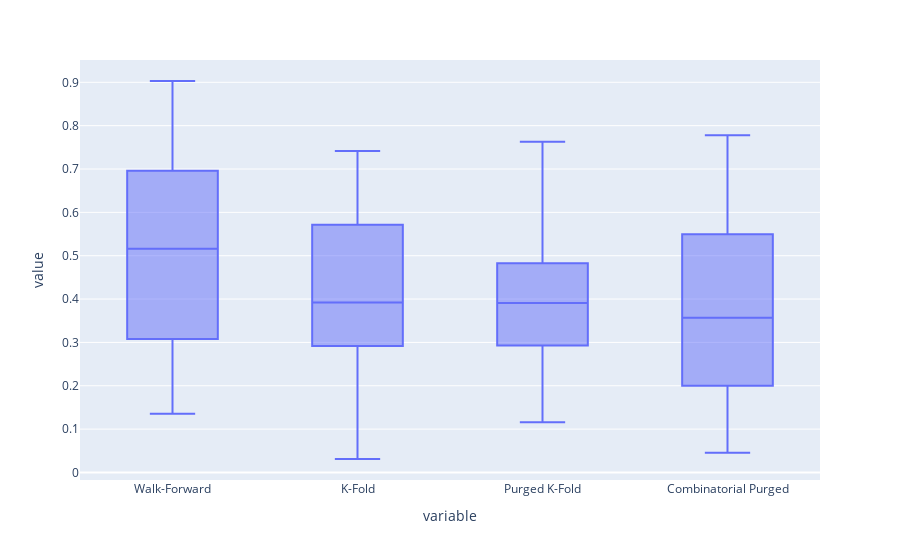
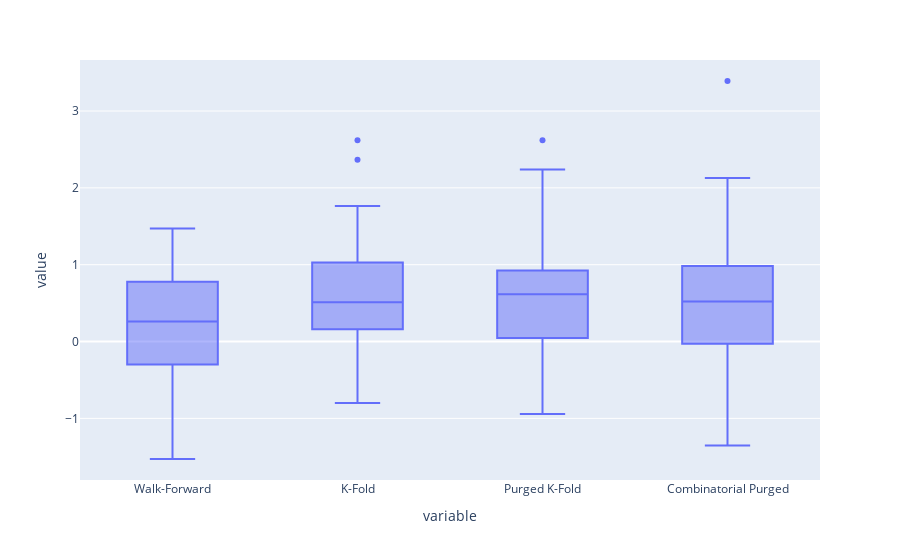

Notebook code cell kept with these figures, in order:
### Code cell
import plotly.express as px
px.box(pbo).show()
px.box(deflated_sr)

### Figure 1 — Plotly figure (JSON) as saved in the notebook; plotly's stock layout.template omitted (floating-point values rounded to 4 significant figures)
{"data": [{"alignmentgroup": "True", "hovertemplate": "variable=%{x}<br>value=%{y}<extra></extra>", "legendgroup": "", "marker": {"color": "#636efa"}, "name": "", "notched": false, "offsetgroup": "", "orientation": "v", "showlegend": false, "type": "box", "x": ["Walk-Forward", "Walk-Forward", "Walk-Forward", "Walk-Forward", "Walk-Forward", "Walk-Forward", "Walk-Forward", "Walk-Forward", "Walk-Forward", "Walk-Forward", "Walk-Forward", "Walk-Forward", "Walk-Forward", "Walk-Forward", "Walk-Forward", "Walk-Forward", "Walk-Forward", "Walk-Forward", "Walk-Forward", "Walk-Forward", "Walk-Forward", "Walk-Forward", "Walk-Forward", "Walk-Forward", "Walk-Forward", "Walk-Forward", "Walk-Forward", "Walk-Forward", "Walk-Forward", "Walk-Forward", "K-Fold", "K-Fold", "K-Fold", "K-Fold", "K-Fold", "K-Fold", "K-Fold", "K-Fold", "K-Fold", "K-Fold", "K-Fold", "K-Fold", "K-Fold", "K-Fold", "K-Fold", "K-Fold", "K-Fold", "K-Fold", "K-Fold", "K-Fold", "K-Fold", "K-Fold", "K-Fold", "K-Fold", "K-Fold", "K-Fold", "K-Fold", "K-Fold", "K-Fold", "K-Fold", "Purged K-Fold", "Purged K-Fold", "Purged K-Fold", "Purged K-Fold", "Purged K-Fold", "Purged K-Fold", "Purged K-Fold", "Purged K-Fold", "Purged K-Fold", "Purged K-Fold", "Purged K-Fold", "Purged K-Fold", "Purged K-Fold", "Purged K-Fold", "Purged K-Fold", "Purged K-Fold", "Purged K-Fold", "Purged K-Fold", "Purged K-Fold", "Purged K-Fold", "Purged K-Fold", "Purged K-Fold", "Purged K-Fold", "Purged K-Fold", "Purged K-Fold", "Purged K-Fold", "Purged K-Fold", "Purged K-Fold", "Purged K-Fold", "Purged K-Fold", "Combinatorial Purged", "Combinatorial Purged", "Combinatorial Purged", "Combinatorial Purged", "Combinatorial Purged", "Combinatorial Purged", "Combinatorial Purged", "Combinatorial Purged", "Combinatorial Purged", "Combinatorial Purged", "Combinatorial Purged", "Combinatorial Purged", "Combinatorial Purged", "Combinatorial Purged", "Combinatorial Purged", "Combinatorial Purged", "Combinatorial Purged", "Combinatorial Purged", "Combinatorial Purged", "Combinatorial Purged", "Combinatorial Purged", "Combinatorial Purged", "Combinatorial Purged", "Combinatorial Purged", "Combinatorial Purged", "Combinatorial Purged", "Combinatorial Purged", "Combinatorial Purged", "Combinatorial Purged", "Combinatorial Purged"], "x0": " ", "xaxis": "x", "y": [0.6137, 0.7537, 0.1961, 0.5247, 0.3182, 0.1511, 0.7835, 0.8357, 0.6595, 0.7377, 0.5076, 0.3047, 0.6845, 0.6959, 0.903, 0.631, 0.469, 0.2461, 0.5061, 0.798, 0.6265, 0.3078, 0.8923, 0.2176, 0.3249, 0.4019, 0.2589, 0.1354, 0.5892, 0.4614, 0.6967, 0.5715, 0.03108, 0.7268, 0.5179, 0.4723, 0.6141, 0.2918, 0.7413, 0.6122, 0.3503, 0.305, 0.3941, 0.2364, 0.533, 0.3711, 0.6584, 0.3312, 0.4493, 0.402, 0.2935, 0.1292, 0.3605, 0.1068, 0.2465, 0.3904, 0.6501, 0.2366, 0.06605, 0.4986, 0.274, 0.7626, 0.1157, 0.5123, 0.2664, 0.4309, 0.5743, 0.3509, 0.6781, 0.3064, 0.2759, 0.2295, 0.4825, 0.3963, 0.5274, 0.3409, 0.3859, 0.4453, 0.4291, 0.4256, 0.7481, 0.1267, 0.5047, 0.2929, 0.3305, 0.4608, 0.4395, 0.3751, 0.1184, 0.323, 0.5425, 0.5751, 0.08586, 0.6446, 0.1705, 0.3795, 0.6483, 0.7779, 0.6516, 0.3867, 0.3879, 0.2147, 0.2932, 0.3423, 0.2382, 0.3716, 0.1646, 0.2382, 0.7643, 0.42, 0.5493, 0.1952, 0.2256, 0.3152, 0.2001, 0.04988, 0.6359, 0.1887, 0.04553, 0.5417], "y0": " ", "yaxis": "y"}], "layout": {"boxmode": "group", "legend": {"tracegroupgap": 0}, "margin": {"t": 60}, "xaxis": {"anchor": "y", "domain": [0, 1], "title": {"text": "variable"}}, "yaxis": {"anchor": "x", "domain": [0, 1], "title": {"text": "value"}}}}

### Figure 2 — Plotly figure (JSON) as saved in the notebook; plotly's stock layout.template omitted (floating-point values rounded to 4 significant figures)
{"data": [{"alignmentgroup": "True", "hovertemplate": "variable=%{x}<br>value=%{y}<extra></extra>", "legendgroup": "", "marker": {"color": "#636efa"}, "name": "", "notched": false, "offsetgroup": "", "orientation": "v", "showlegend": false, "type": "box", "x": ["Walk-Forward", "Walk-Forward", "Walk-Forward", "Walk-Forward", "Walk-Forward", "Walk-Forward", "Walk-Forward", "Walk-Forward", "Walk-Forward", "Walk-Forward", "Walk-Forward", "Walk-Forward", "Walk-Forward", "Walk-Forward", "Walk-Forward", "Walk-Forward", "Walk-Forward", "Walk-Forward", "Walk-Forward", "Walk-Forward", "Walk-Forward", "Walk-Forward", "Walk-Forward", "Walk-Forward", "Walk-Forward", "Walk-Forward", "Walk-Forward", "Walk-Forward", "Walk-Forward", "Walk-Forward", "K-Fold", "K-Fold", "K-Fold", "K-Fold", "K-Fold", "K-Fold", "K-Fold", "K-Fold", "K-Fold", "K-Fold", "K-Fold", "K-Fold", "K-Fold", "K-Fold", "K-Fold", "K-Fold", "K-Fold", "K-Fold", "K-Fold", "K-Fold", "K-Fold", "K-Fold", "K-Fold", "K-Fold", "K-Fold", "K-Fold", "K-Fold", "K-Fold", "K-Fold", "K-Fold", "Purged K-Fold", "Purged K-Fold", "Purged K-Fold", "Purged K-Fold", "Purged K-Fold", "Purged K-Fold", "Purged K-Fold", "Purged K-Fold", "Purged K-Fold", "Purged K-Fold", "Purged K-Fold", "Purged K-Fold", "Purged K-Fold", "Purged K-Fold", "Purged K-Fold", "Purged K-Fold", "Purged K-Fold", "Purged K-Fold", "Purged K-Fold", "Purged K-Fold", "Purged K-Fold", "Purged K-Fold", "Purged K-Fold", "Purged K-Fold", "Purged K-Fold", "Purged K-Fold", "Purged K-Fold", "Purged K-Fold", "Purged K-Fold", "Purged K-Fold", "Combinatorial Purged", "Combinatorial Purged", "Combinatorial Purged", "Combinatorial Purged", "Combinatorial Purged", "Combinatorial Purged", "Combinatorial Purged", "Combinatorial Purged", "Combinatorial Purged", "Combinatorial Purged", "Combinatorial Purged", "Combinatorial Purged", "Combinatorial Purged", "Combinatorial Purged", "Combinatorial Purged", "Combinatorial Purged", "Combinatorial Purged", "Combinatorial Purged", "Combinatorial Purged", "Combinatorial Purged", "Combinatorial Purged", "Combinatorial Purged", "Combinatorial Purged", "Combinatorial Purged", "Combinatorial Purged", "Combinatorial Purged", "Combinatorial Purged", "Combinatorial Purged", "Combinatorial Purged", "Combinatorial Purged"], "x0": " ", "xaxis": "x", "y": [-1.529, 0.9701, 0.7765, -0.5289, -1.161, 0.598, 0.3531, 1.163, 1.04, 0.3044, -0.7571, 0.1031, 1.471, -0.6375, 0.1846, 0.3858, 0.9089, 0.2155, 0.5895, -0.3748, 0.08706, -0.2987, 0.2205, -0.2415, -0.05238, 0.6883, 1.41, 1.143, -0.9602, 0.3014, -0.6724, 1.255, 2.367, -0.2717, -0.8009, 0.9037, 0.3304, 1.098, 0.5312, 1.407, -0.09026, 0.5212, 1.764, 0.1594, 0.5437, 0.6322, 0.5832, 0.4119, 0.3485, 0.4982, -0.438, -0.4828, 0.3721, 1.028, 0.2647, 1.205, 2.621, 1.003, -0.7067, 0.3445, 0.04493, 0.9247, 2.24, -0.01919, -0.9422, 0.7348, 0.5028, 1.085, 0.807, 0.6435, -0.0627, 0.3264, 1.838, 0.5908, 0.3557, 0.4107, 0.8934, 0.6384, 0.935, 1.125, -0.139, -0.08963, 0.02342, 0.1423, 0.4679, 0.7147, 2.62, 1.16, -0.5561, 0.7359, -0.8159, 1.231, 2.127, -0.3483, -1.354, 1.201, 0.6878, 0.7865, 1.144, 0.9631, 0.09396, -0.05884, 2.025, 0.3926, 0.2399, 0.2118, 0.9059, 0.07811, 0.4038, 0.9105, 0.0663, -0.1832, -0.04006, -0.02794, 0.6365, 1.155, 3.391, 0.9835, -0.9966, 0.7768], "y0": " ", "yaxis": "y"}], "layout": {"boxmode": "group", "legend": {"tracegroupgap": 0}, "margin": {"t": 60}, "xaxis": {"anchor": "y", "domain": [0, 1], "title": {"text": "variable"}}, "yaxis": {"anchor": "x", "domain": [0, 1], "title": {"text": "value"}}}}
